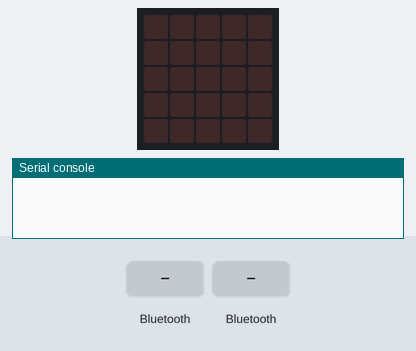
Simulated run of this program. Board: BBC micro:bit (MakeCode). Parts: the board's 5×5 LED display, the last lines printed to the serial console. The inputs (shaded band) are chosen by the test bench.

Above: at 1.2 s.
1.3 s: "1" arrives over Bluetooth UART
At 2.5 s:
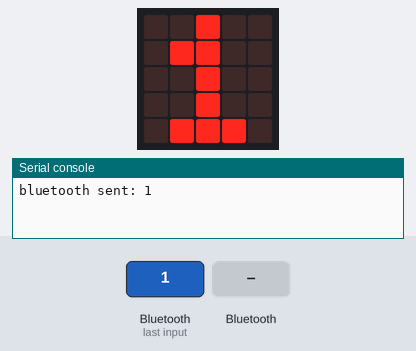
2.8 s: "A" arrives over Bluetooth UART
At 3.8 s:
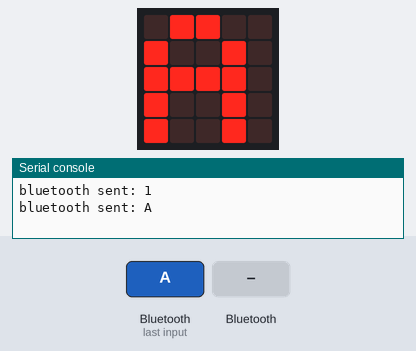
4.3 s: a phone connects over Bluetooth
At 4.9 s:
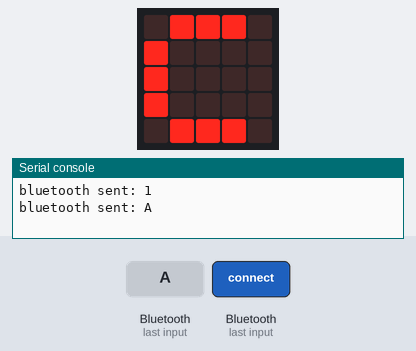
5.8 s: a phone disconnects over Bluetooth
At 7.2 s:
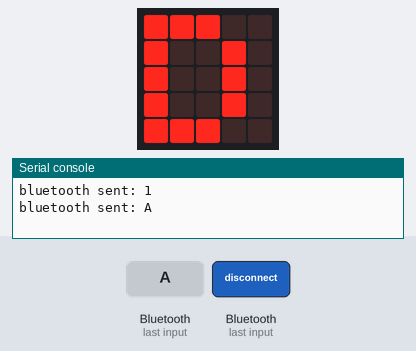
Timing chart, 0 to 8.3 s (numbered marks = the images above; inputs shaded):
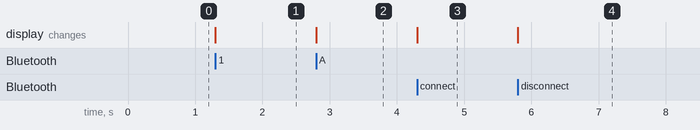

Measured:
- after the input at 1.3 s, the display: changes at once (image 1)
- after the input at 2.8 s, the display: changes at once (image 2)
- after the input at 4.3 s, the display: changes at once (image 3)
- after the input at 5.8 s, the display: changes at once (image 4)

The program:

bluetooth.py
```python
message = ""

def on_bluetooth_connected():
    bluetooth.start_uart_service()
    basic.show_string("C")
bluetooth.on_bluetooth_connected(on_bluetooth_connected)

def on_bluetooth_disconnected():
    basic.show_string("D")
bluetooth.on_bluetooth_disconnected(on_bluetooth_disconnected)

def on_uart_data_received():
    global message
    message = bluetooth.uart_read_until(serial.delimiters(Delimiters.HASH))
    bluetooth.uart_write_string(message)
    basic.show_string(message)
bluetooth.on_uart_data_received(serial.delimiters(Delimiters.HASH), on_uart_data_received)
```
